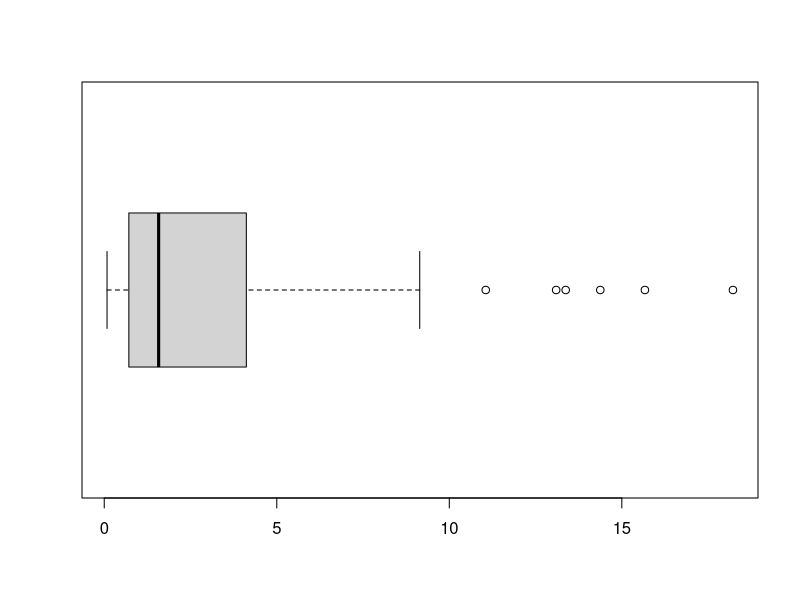

The R script that drew this image:
#Bai 01
x = c(1,2,5,7,-3,0,5,1,5,6) 
y = c(2,2,0,-5,7,8,11,9,3,2)
x + y
x - y
x * y

z = x[x %% 2 == 0]
z

t = y[y %% 2 == 1]
t
sort(x, decreasing = FALSE)
sort(y, decreasing = TRUE)

#Bai 02
data = read.csv("Data/data01.csv")

FPSA = data[,2] #data$FPSA or data['FPSA']
mean(FPSA)
var(FPSA)
median(FPSA)

boxplot(FPSA, horizontal = T)

K = data[,4]
k0 = FPSA[K == 0]
k1 = FPSA[K == 1]

data2 = read.csv("Data/data02.csv")
data3 = merge(data, data2, by = 'K')

Age = data[,1]
tPSA = Age
tPSA[Age <= 30] = 0
tPSA[30 < Age & Age <= 50] = 1
tPSA[50 < Age] = 2

#Bai 03
# TODO